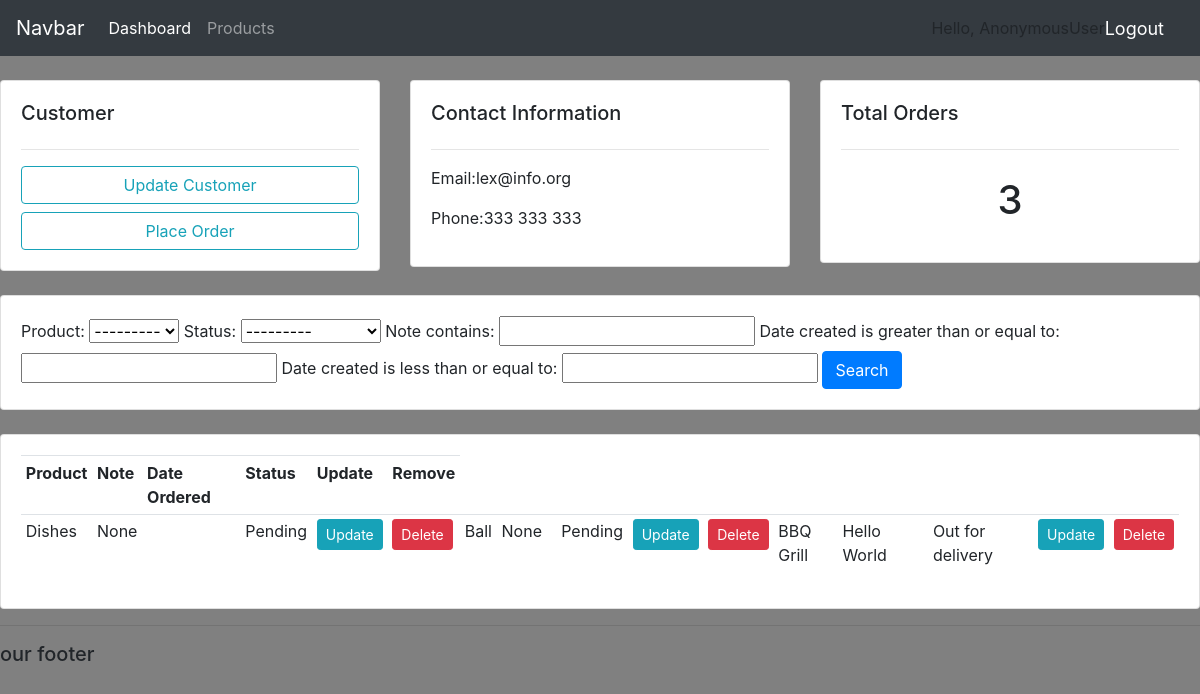
The app's page /customer/1/ with its own data.
### accounts/models.py (models this page shows, shortened)
class Customer(models.Model):
    name = models.CharField(max_length=200, null=True)
    phone = models.CharField(max_length=200, null=True)
    email = models.CharField(max_length=200, null=True)
    date_created = models.DateTimeField(auto_now_add=True)

class Order(models.Model):
    STATUS = (
        ('Pending','Pending'),
        ('Out for delivery','Out for delivery'),
        ('Delivered','Delivered'),
        )
    customer = models.ForeignKey(Customer,null=True,on_delete=models.SET_NULL)
    product = models.ForeignKey(Product,null=True,on_delete=models.SET_NULL)
    date_created = models.DateTimeField(auto_now_add=True, null=True)
    status = models.CharField(max_length=200, null=True,choices=STATUS)
    note = models.CharField(max_length=1000, null=True)

class Product(models.Model):
    CATEGORY=(
        ('Indoor','Indoor'),
        ('Outdoor','Outdoor'),
    )
    name = models.CharField(max_length=200, null=True)
    price = models.FloatField(null=True)
    category = models.CharField(max_length=200, null=True, choices=CATEGORY)
    description= models.CharField(max_length=200, null=True, blank = True)
    date_created = models.DateTimeField(auto_now_add=True)
    tags = models.ManyToManyField(Tag)
    def __str__(self):
        return self.name

### accounts/views.py (the view)
# urls.py: path('customer/<str:pk_test>/', views.customer, name='customer'),
def customer(request,pk_test):
    customer = Customer.objects.get(id=pk_test)
    orders = customer.order_set.all()
    order_count= orders.count()
    myFilter = OrderFilter(request.GET, queryset=orders)
    orders = myFilter.qs
    context = {'customer':customer, 'orders': orders,'order_count':order_count, 'myFilter': myFilter}
    return render(request, 'accounts/customer.html',context)

### accounts/templates/accounts/customer.html
{% extends "accounts/main.html" %}
{% block content%}
<br>
<div class="row">
    <div class="col-md">
        <div class="card card-body">
            <h5>Customer</h5>
            <hr>
            <a class="btn btn-outline-info btn-sml btn-block" href="">Update Customer</a>
            <a class="btn btn-outline-info btn-sml btn-block" href="{% url 'create_order' customer.id %}">Place Order</a>
        </div>
    </div>
    <div class="col-md">
        <div class="card card-body">
            <h5>Contact Information</h5>
            <hr>
            <p>Email:{{customer.email}}</p>
            <p>Phone:{{customer.phone}}</p>
        </div>
    </div>
    <div class="col-md">
        <div class="card card-body">
            <h5>Total Orders</h5>
            <hr>
            <h1 style="text-align: center;padding: 10px">{{order_count}}</h1>
        </div>
    </div>
</div>
<br>
<div class="row">
    <div class="col">
        <div class="card card-body">
            <form method="get">
                {{myFilter.form}}
            <button class="btn btn-primary" type="submit">Search</button>
            </form>
        </div>
    </div>
</div>
<br>
<div class="row">
    <div class="col-md">
        <div class="card card-body">
            <table class="table table-sm">
                <tr>
                    <th>Product</th>
                    <th>Note</th>
                    <th>Date Ordered</th>
                    <th>Status</th>
                    <th>Update</th>
                    <th>Remove</th>
                </tr>
                {% for order in orders %}
                <td>{{order.product}}</td>
                <td>{{order.note}}</td>
                <td>{{order.date.created}}</td>
                <td>{{order.status}}</td>
                <td><a class="btn btn-sm btn-info" href="{% url 'update_order' order.id %}">Update</a></td>
                <td><a class="btn btn-sm btn-danger" href="{% url 'delete_order' order.id %}">Delete</a></td>
                {% endfor %}
            </table>
        </div>
    </div>
</div>
{% endblock %}

### static/css/main.css (style rules this page uses)
body { background-color:grey; }

### records on screen
Customer: email "lex@info.org", phone "333 333 333"
Order: product "Dishes", note "None", status "Pending"
Order: product "Ball", note "None", status "Pending"
Order: product "BBQ Grill", note "Hello World", status "Out for delivery"

### other values on screen
{{ request.user }} "AnonymousUser"
{{ order_count }} "3"
